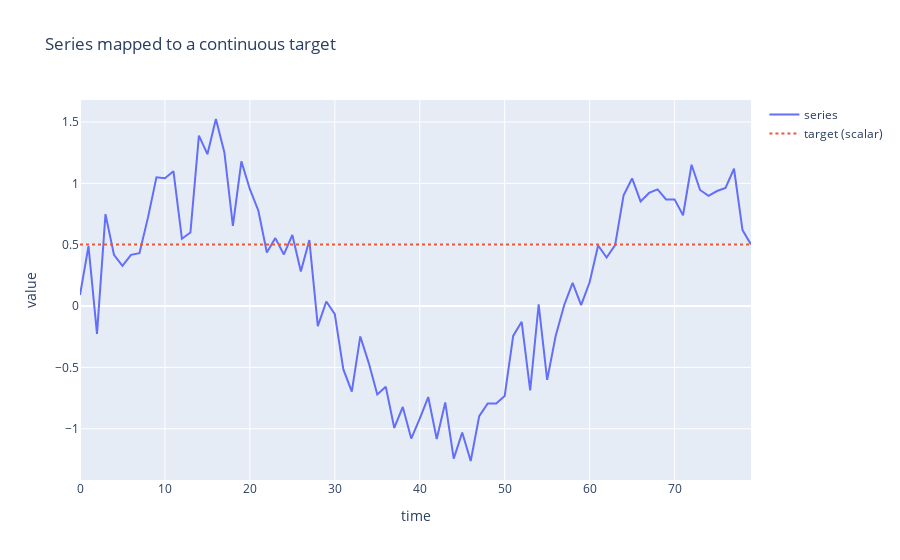

Notebook code cell kept with this figure:
### Code cell
import numpy as np
import plotly.graph_objects as go

rng = np.random.default_rng(21)
t = np.arange(80)
series = np.sin(t / 9) + 0.25 * rng.normal(size=t.size)

target = series[-1]

fig = go.Figure()
fig.add_trace(go.Scatter(x=t, y=series, mode="lines", name="series"))
fig.add_trace(
    go.Scatter(
        x=t,
        y=[target] * len(t),
        mode="lines",
        name="target (scalar)",
        line=dict(dash="dot"),
    )
)
fig.update_layout(
    title="Series mapped to a continuous target",
    xaxis_title="time",
    yaxis_title="value",
)
fig.show()
